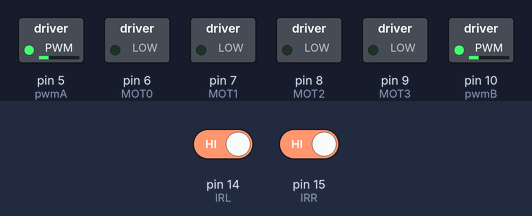
The sketch below on a simulated Arduino Uno, built with avr-gcc and run on an emulated ATmega328P. Parts: switched loads named in the sketch (green lamp = pin HIGH). Inputs (shaded band) come from the test bench; at power-on: pin 14 (IRL) HIGH, pin 15 (IRR) HIGH.

Above: at 1.2 s.
1.3 s: pin 14 (IRL) driven LOW
At 1.8 s:
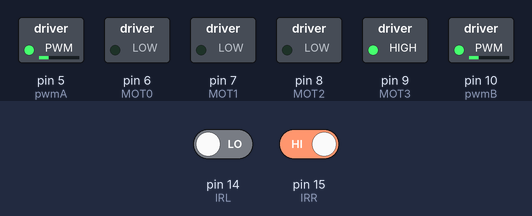
2.8 s: pin 15 (IRR) driven LOW
At 4.0 s:
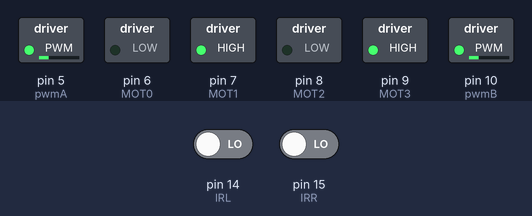
4.3 s: pin 14 (IRL) driven HIGH
At 5.3 s:
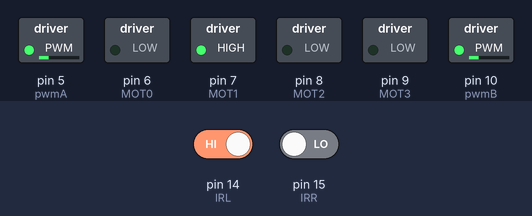
5.8 s: pin 15 (IRR) driven HIGH
At 6.4 s:
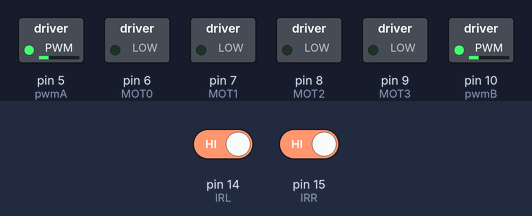
Timing chart, 0 to 8.3 s (numbered marks = the images above; inputs shaded):
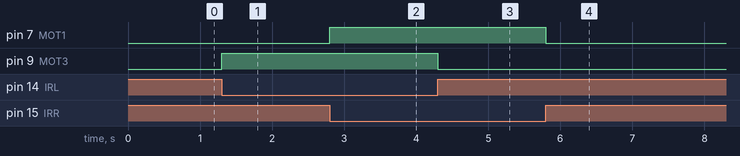

Measured:
- after the input at 1.3 s, pin 9 (MOT3): LOW → HIGH at once
- after the input at 2.8 s, pin 7 (MOT1): LOW → HIGH at once
- after the input at 4.3 s, pin 9 (MOT3): HIGH → LOW at once
- after the input at 5.8 s, pin 7 (MOT1): HIGH → LOW at once

The sketch:

linefollwerbasic.ino
```cpp
/*
 * Basic Code for Line Follower
 * By Saswat Samal
 * PIYSocial
 2020
 Line Follower
 */

#define black 1
#define white 0

//sensor pins
const int IRL = 14;   //A0
const int IRR = 15;   //A1

//Motor control pins-
const int pwmA = 5;
const int MOT0 = 6;
const int MOT1 = 7;
const int MOT2 = 8;
const int MOT3 = 9;
const int pwmB = 10;
void setup() {
  pinMode(MOT0, OUTPUT);
  pinMode(MOT1, OUTPUT);
  pinMode(MOT2, OUTPUT);
  pinMode(MOT3, OUTPUT);
  pinMode(IRL, INPUT);
  pinMode(IRR, INPUT);
  analogWrite(pwmA, 60);
  analogWrite(pwmB, 60);
}
void loop() {

  int S1 = digitalRead(IRL);
  int S2 = digitalRead(IRR);
  // print the sensor values:

  //Conditions to drive line folower appropriately
  if (S1 == white &&  S2 == white) {
    //forward
    digitalWrite(MOT0, LOW);
    digitalWrite(MOT1, HIGH);
    digitalWrite(MOT2, LOW);
    digitalWrite(MOT3, HIGH);
  } else if (S1 == black && S2 == black) {
    //stop
    digitalWrite(MOT0, LOW);
    digitalWrite(MOT1, LOW);
    digitalWrite(MOT2, LOW);
    digitalWrite(MOT3, LOW);
  } else if (S1 == white && S2 == black) {
    //right
    digitalWrite(MOT0, LOW);
    digitalWrite(MOT1, LOW);
    digitalWrite(MOT2, LOW);
    digitalWrite(MOT3, HIGH);
  } else if (S1 == black && S2 == white) {
    //left
    digitalWrite(MOT0, LOW);
    digitalWrite(MOT1, HIGH);
    digitalWrite(MOT2, LOW);
    digitalWrite(MOT3, LOW);
  }
}
```
